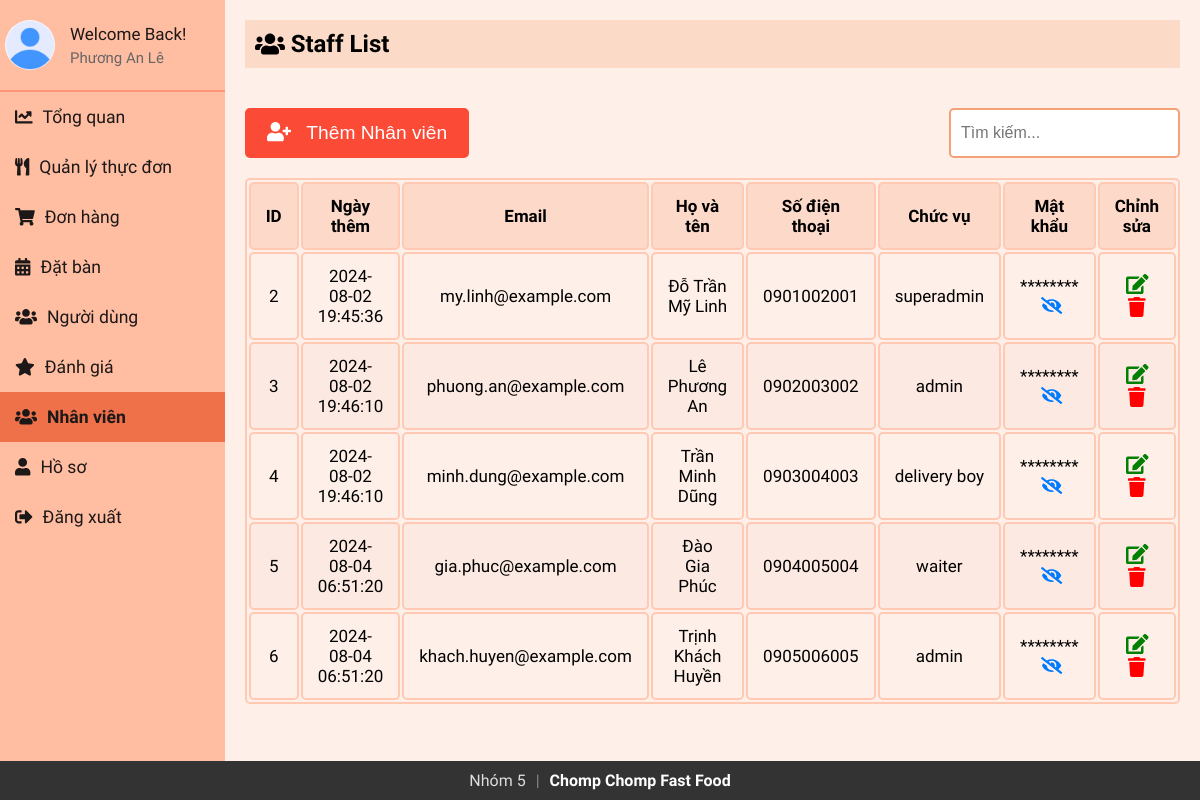
/Admin/staffs.php (signed in), run on the app's committed database.
### tables this page shows
CREATE TABLE `staff` (
  `id` int(11) NOT NULL,
  `firstName` varchar(50) NOT NULL,
  `lastName` varchar(50) NOT NULL,
  `email` varchar(100) NOT NULL,
  `contact` varchar(15) DEFAULT NULL,
  `role` enum('superadmin','admin','delivery boy','waiter') NOT NULL,
  `password` varchar(255) NOT NULL,
  `createdAt` timestamp NOT NULL DEFAULT current_timestamp(),
  `updatedAt` timestamp NOT NULL DEFAULT current_timestamp() ON UPDATE current_timestamp(),
  `profile_image` varchar(255) NOT NULL DEFAULT 'default.jpg'
);

### Admin/sidebar.php (called while the page is built, shortened)
<?php
include 'db_connection.php';
$admin_email = isset($_SESSION['email']) ? $_SESSION['email'] : '';
function getAdminInfo($email)
{
  global $conn;
  $stmt = $conn->prepare("SELECT firstName, lastName, email, profile_image FROM staff WHERE email = ?");
  $stmt->bind_param("s", $email);
  $stmt->execute();
  $stmt->bind_result($firstName, $lastName, $email,  $profile_image);
  return [
    'firstName' => $firstName ?: '',
    'lastName' => $lastName ?: '',
    'email' => $email ?: '',
    'profile_image' => $profile_image ?: 'default.jpg'
  ];
}
$admin_info = getAdminInfo($admin_email);
?>

### Admin/staffs.php (the view, shortened to what this page needs)
<?php
include 'db_connection.php';
$search = '';
?>
<?php
include 'sidebar.php';
?>
<!DOCTYPE html>
<html lang="en">
<head>
  <link rel="stylesheet" href="https://cdnjs.cloudflare.com/ajax/libs/font-awesome/5.15.3/css/all.min.css">
  <link rel="stylesheet" href="sidebar.css">
  <link rel="stylesheet" href="admin_user.css">
</head>
<body>
  <div class="sidebar">
    <div class="profile-section">
      <img src="../uploads/<?php echo htmlspecialchars($admin_info['profile_image']); ?>" alt="Profile Picture">
      <div class="info">
        <h3>Welcome Back!</h3>
        <p><?php echo htmlspecialchars($admin_info['firstName']) . ' ' . htmlspecialchars($admin_info['lastName']); ?></p>
      </div>
    </div>
    <ul>
      <li><a href="index.php"><i class="fas fa-chart-line" style="margin-right: 10px;"></i>Tổng quan</a></li>
      <li><a href="admin_menu.php" ><i class="fas fa-utensils" style="margin-right: 10px;"></i>Quản lý thực đơn</a></li>
      <li><a href="admin_orders.php"><i class="fas fa-shopping-cart" style="margin-right: 10px;"></i>Đơn hàng</a></li>
      <li><a href="reservations.php"><i class="fas fa-calendar-alt" style="margin-right: 10px;"></i>Đặt bàn</a></li>
      <li><a href="users.php"><i class="fas fa-users" style="margin-right: 10px;"></i>Người dùng</a></li>
      <li><a href="reviews.php"><i class="fas fa-star" style="margin-right: 10px;"></i>Đánh giá</a></li>
      <li><a href="staffs.php" class="active"><i class="fas fa-users" style="margin-right: 10px;"></i>Nhân viên</a></li>
      <li><a href="profile.php"><i class="fas fa-user" style="margin-right: 10px;"></i>Hồ sơ</a></li>
      <li style="margin-right: 10px;"><a href="logout.php"><i class="fas fa-sign-out-alt" style="margin-right: 10px;"></i>Đăng xuất</a></li>
    </ul>
  </div>
  <div class="content">
    <div class="header">
      <h2><i class="fas fa-users"></i>&nbsp;Staff List</h2>
    </div>
    <div class="actions">
      <button onclick="openaddUserModal()"><i class="fas fa-user-plus"></i> &nbsp; Thêm Nhân viên</button>
      <form method="POST" id="searchForm" class="search-bar">
        <input type="text" name="search" placeholder="Tìm kiếm..." value="<?php echo htmlspecialchars($search); ?>">
      </form>
    </div>
    <table id="userTable">
      <thead>
        <tr>
          <th>ID</th>
          <th>Ngày thêm</th>
          <th>Email</th>
          <th>Họ và tên</th>
          <th>Số điện thoại</th>
          <th>Chức vụ</th>
          <th>Mật khẩu</th>
          <th>Chỉnh sửa</th>
        </tr>
      </thead>
      <tbody>
        <?php
        $sql = "SELECT * FROM staff";
        $result = $conn->query($sql);
        if ($result->num_rows > 0) {
          while ($row = $result->fetch_assoc()) {
            $passwordMasked = str_repeat('*', strlen($row['password']));
            echo "<tr>
                      <td>{$row['id']}</td>
                      <td>{$row['createdAt']}</td>
                      <td>{$row['email']}</td>
                      <td>{$row['lastName']} {$row['firstName']}</td>
                      <td>{$row['contact']}</td>
                      <td>{$row['role']}</td>
                      <td>
                          <span class='password-masked'>{$passwordMasked}</span>
                          <span class='password-visible' style='display: none;'>{$row['password']}</span>
                          <i class='fas fa-eye-slash toggle-password' onclick='togglePassword(this)'></i>
                      </td>
                      <td>
                          <button id='editbtn' onclick='openEditUserModal(this)' data-email='{$row['email']}' data-firstname='{$row['firstName']}' data-lastname='{$row['lastName']}' data-contact='{$row['contact']}' data-role='{$row['role']}' data-password='{$row['password']}'><i class='fas fa-edit'></i></button>
                          <button id='deletebtn' onclick=\"deleteItem('{$row['email']}')\"><i class='fas fa-trash'></i></button>
                      </td>
                  </tr>";
          }
        } else {
          echo "<tr><td colspan='8' style='text-align: center;'>No Users Found</td></tr>";
        }
        ?>
      </tbody>
    </table>
  </div>
</body>
</html>

### Admin/sidebar.css (style rules this page uses)
* { margin: 0; padding: 0; box-sizing: border-box; }
body { background: #fef0e8; font-family: "Baloo 2", cursive; display: flex; flex-direction: row; margin: 0; }
.sidebar { width: 250px; background-color: #ffbda1; color: #1d1818; overflow: auto; position: relative; min-height: 100vh; font-size: 1.1rem }
.sidebar ul li a { display: block; padding: 15px; text-decoration: none; color: #1d1818; transition: background-color 0.3s; }
.sidebar ul li a.active { background-color:#ee7149; font-weight: bold; }
.sidebar ul { list-style-type: none; padding: 0; }
.content { flex: 1; padding: 20px; }
.header { padding: 10px; background-color: #fbdac7; margin-bottom: 20px; display: flex; align-items: center; }
.header h2 { display: flex; align-items: center; }
.profile-section { padding: 20px 5px 20px 5px; display: flex; align-items: center; border-bottom: 2px solid rgba(253, 108, 77, 0.5); }
.profile-section img { width: 50px; height: 50px; border-radius: 50%; margin-right: 15px; }
.profile-section .info { flex-grow: 1; }
.profile-section .info h3 { margin: 0; font-size: 17px; font-weight: 500; }
.profile-section .info p { margin: 5px 0 0; font-size: 15px; color: #666; }
.sidebar ul li a.active { font-weight: bold; }

### Admin/admin_user.css (style rules this page uses)
* { margin: 0; padding: 0; }
body { background: #fef0e8; font-family: "Baloo 2", cursive; margin: 0; }
.content { margin-bottom: 40px; }
.actions { display: flex; justify-content: space-between; align-items: center; margin-top: 40px; margin-bottom: 20px; }
#userTable td { position: relative; }
#userTable .fa-eye, #userTable .fa-eye-slash { cursor: pointer; margin-left: 5px; color: #007bff; }
.search-bar input { padding: 14px 10px; font-size: 16px; border-radius: 5px; border: 2px solid #f4a178; cursor: pointer; outline: none; }
.header { padding: 10px; background-color: #fbdac7; margin-bottom: 20px; display: flex; align-items: center; }
table { width: 100%; border: 2px solid #ffc9b3; font-size: 17px; text-align: center; cursor: pointer; border-radius: 5px; }
table th, table td { padding: 12px 15px; border: 2px solid #ffc9b3; border-radius: 5px; }
table th { background-color: #fdd9c9; }
table tr:nth-of-type(even) { background-color: #fce9e2; }
button { background-color: #fb4a36; color: white; border: 2px solid #fb4a36; padding: 12px 20px; cursor: pointer; border-radius: 5px; transition: all 0.3s ease; font-size: 1.2rem; }
#editbtn, #deletebtn { font-size: 20px; background: none; border: none; padding: 0 0 0 0; outline: none; cursor: pointer; padding: 0 5px 0 5px; }
#editbtn { color: green; }
#deletebtn { color: red; }
.sidebar ul li a.active { font-weight: bold; }

### Admin/staffs.php (style rules this page uses)
.sidebar ul li a.active { font-weight: bold; }

### data on the page
staff: profile_image (placeholder picture), firstName "Phương An", lastName "Lê", id "3", createdAt "2024-08-02 19:46:10", email "phuong.an@example.com", contact "0902003002", role "admin", password "********"
staff: id "2", createdAt "2024-08-02 19:45:36", email "my.linh@example.com", lastName "Đỗ Trần", firstName "Mỹ Linh", contact "0901002001", role "superadmin", password "********"
staff: id "4", createdAt "2024-08-02 19:46:10", email "minh.dung@example.com", lastName "Trần", firstName "Minh Dũng", contact "0903004003", role "delivery boy", password "********"
staff: id "5", createdAt "2024-08-04 06:51:20", email "gia.phuc@example.com", lastName "Đào", firstName "Gia Phúc", contact "0904005004", role "waiter", password "********"
staff: id "6", createdAt "2024-08-04 06:51:20", email "khach.huyen@example.com", lastName "Trịnh", firstName "Khách Huyền", contact "0905006005", role "admin", password "********"
